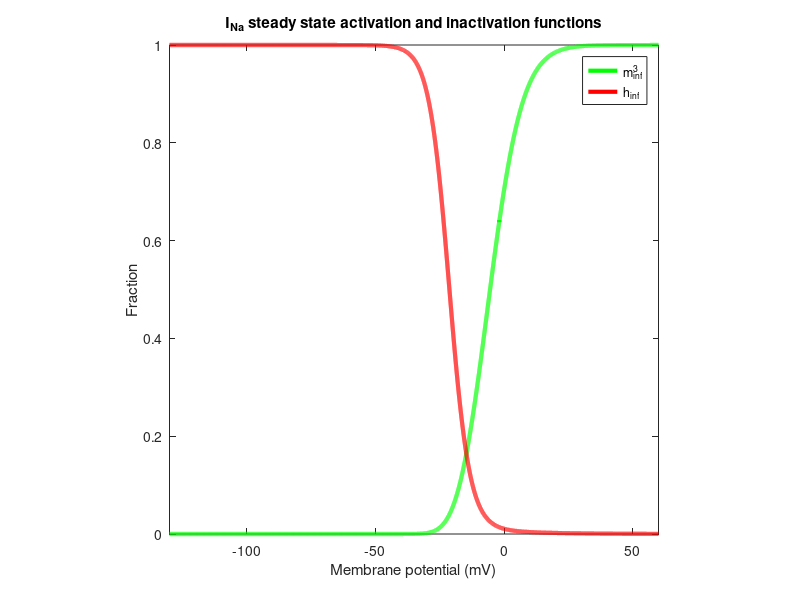
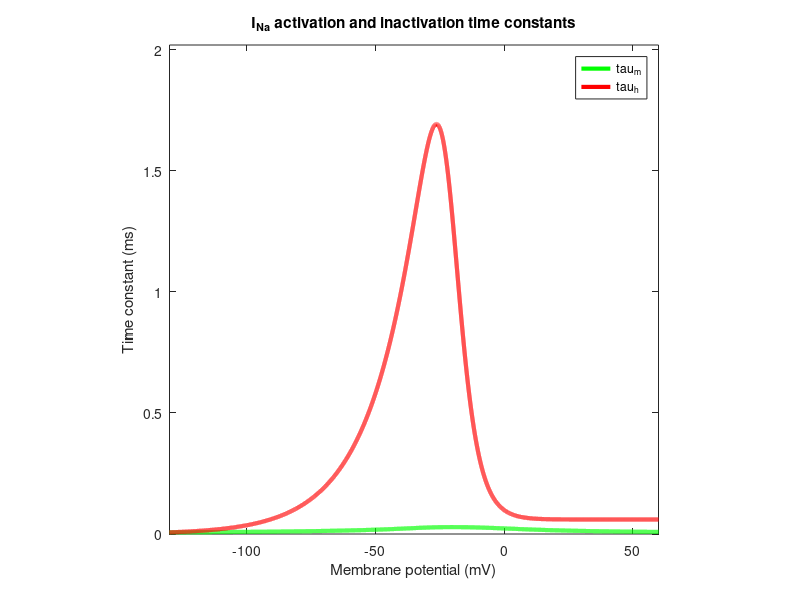
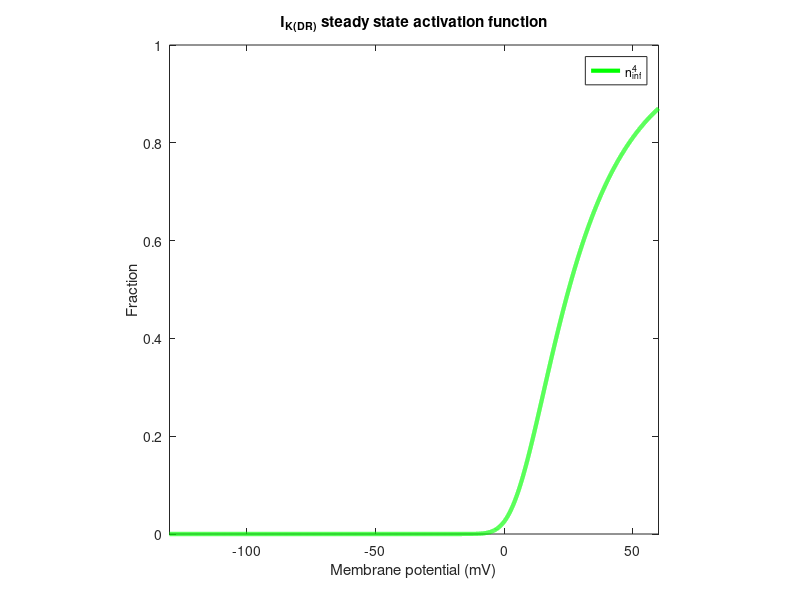
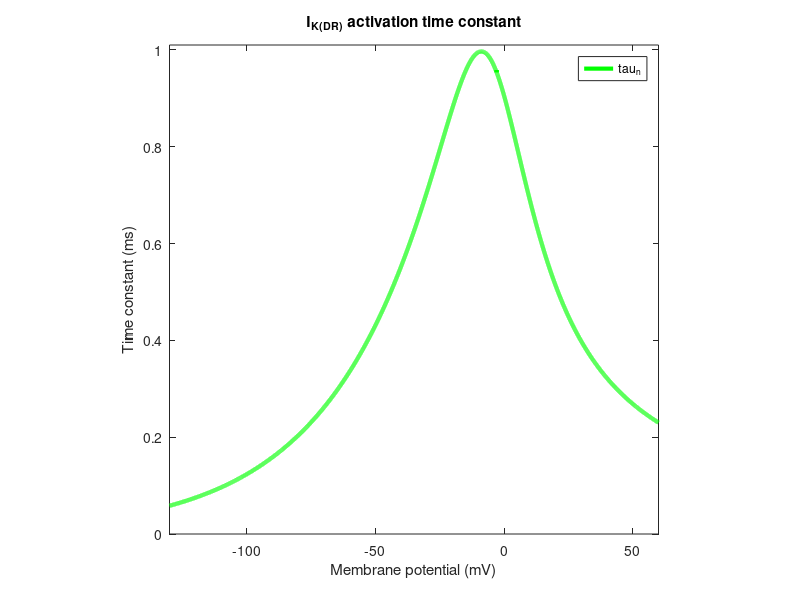

Write MATLAB code to recreate these figures, in order.
% TC membrane current simulation parameters
function parameters_TC_old

close all
clear all
clc

Vm = -130:0.01:60;
celsius = 37;
xRange = [-130 60];





% INa (HH mechanism):
titleString = 'I_{Na} steady state activation and inactivation functions';
mString1 = 'm_{inf}^3';
mString2 = '';
hString1 = 'h_{inf}';
hString2 = '';
vTraub = Vm + 42;
alpha_m = 0.32 * (13.1 - vTraub)./(exp((13.1 - vTraub)./4) - 1);
beta_m = 0.28 * (vTraub - 40.1)./(exp((vTraub - 40.1)./5) - 1);
m_inf1 = (alpha_m ./ (alpha_m + beta_m)).^3;
m_inf2 = 0;
alpha_h = 0.128 * (exp((13.1 - vTraub)./18));
beta_h = 4 ./ (1 + exp((40 - vTraub) ./ 5));
h_inf1 = alpha_h ./ (alpha_h + beta_h);
h_inf2 = 0;
sStatePlot(titleString, mString1, mString2, hString1, hString2, m_inf1,...
    m_inf2, h_inf1, h_inf2, Vm, xRange);

phi = 3.0 ^ ((celsius-24)/10);
titleString = 'I_{Na} activation and inactivation time constants';
taumString1 = 'tau_m';
taumString2 = '';
tauhString1 = 'tau_h';
tauhString2 = '';
tau_m1 = 1 ./ (alpha_m + beta_m) ./ phi;
tau_m2 = 0;
tau_h1 = 1 ./ (alpha_h + beta_h) ./ phi;
tau_h2 = 0;
tauPlot(titleString, taumString1, taumString2, tauhString1, tauhString2,...
    tau_m1, tau_m2, tau_h1, tau_h2, Vm, xRange);





% IK (HH mechanism):
titleString = 'I_{K(DR)} steady state activation function';
mString1 = 'n_{inf}^4';
mString2 = '';
hString1 = '';
hString2 = '';
vTraub = Vm + 38;
alpha = 0.016 * (35.1 - vTraub)./(exp((35.1 - vTraub)./5) - 1);
beta = 0.25 * exp((20 - vTraub)./40);
m_inf1 = (alpha ./ (alpha + beta)).^4;
m_inf2 = 0;
h_inf1 = 0;
h_inf2 = 0;
sStatePlot(titleString, mString1, mString2, hString1, hString2, m_inf1,...
    m_inf2, h_inf1, h_inf2, Vm, xRange);

phi = 3.0 ^ ((celsius-24)/10);
titleString = 'I_{K(DR)} activation time constant';
taumString1 = 'tau_n';
taumString2 = '';
tauhString1 = '';
tauhString2 = '';
tau_m1 = 1 ./ (alpha + beta) ./ phi;
tau_m2 = 0;
tau_h1 = 0;
tau_h2 = 0;
tauPlot(titleString, taumString1, taumString2, tauhString1, tauhString2,...
    tau_m1, tau_m2, tau_h1, tau_h2, Vm, xRange);




% IT:
titleString = 'I_T steady state activation and inactivation functions';
mString1 = 'm_{inf}^2';
mString2 = '';
hString1 = 'h_{inf}';
hString2 = '';
m_inf1 = (1 ./ (1 + exp(-(Vm+57)/6.2))).^2;
m_inf2 = 0;
h_inf1 = 1 ./ (1 + exp((Vm+81)/4));
h_inf2 = 0;
sStatePlot(titleString, mString1, mString2, hString1, hString2, m_inf1,...
    m_inf2, h_inf1, h_inf2, Vm, xRange);

phi = 3.0 ^ ((celsius-24)/10);
titleString = 'I_T activation and inactivation time constants';
taumString1 = 'tau_m';
taumString2 = '';
tauhString1 = 'tau_h';
tauhString2 = '';
tau_m1 = ( 0.612 + 1.0 ./ ( exp(-(Vm+132)/16.7) + exp((Vm+16.8)/18.2) ) ) / phi;
tau_m2 = 0;
tau_h1 = zeros(1,length(Vm));
for i = 1:length(Vm)
    if Vm(i) < -80
		tau_h1(i) = exp((Vm(i)+467)/66.6) / phi;
    else
		tau_h1(i) = ( 28 + exp(-(Vm(i)+22)/10.5) ) / phi;
    end
end
tau_h2 = 0;
tauPlot(titleString, taumString1, taumString2, tauhString1, tauhString2,...
    tau_m1, tau_m2, tau_h1, tau_h2, Vm, xRange);





% IT2:
titleString = 'I_{T(Crunelli)} steady state activation and inactivation functions';
mString1 = 'm_{inf}^3';
mString2 = '';
hString1 = 'h_{inf}';
hString2 = '';
m_inf1 = (1 ./ (1 + exp(-(Vm+63)/7.8))).^3;
m_inf2 = 0;
h_inf1 = 1 ./ (1 + exp((Vm+83.5)/6.3));
h_inf2 = 0;
sStatePlot(titleString, mString1, mString2, hString1, hString2, m_inf1,...
    m_inf2, h_inf1, h_inf2, Vm, xRange);

phi = 3.0 ^ ((celsius-35)/10);
titleString = 'I_{T(Crunelli)} activation and inactivation time constants';
taumString1 = 'tau_m';
taumString2 = '';
tauhString1 = 'tau_h';
tauhString2 = '';
tau_m1 = (2.44 + 0.02506 * exp(-0.0984 * Vm)) ./ phi;
tau_m2 = 0;
tau_h1 = (7.66 + 0.02868 * exp(-0.1054 * Vm)) ./ phi;
tau_h2 = 0;
tauPlot(titleString, taumString1, taumString2, tauhString1, tauhString2,...
    tau_m1, tau_m2, tau_h1, tau_h2, Vm, xRange);





% Ih:
titleString = 'I_h steady state activation function';
mString1 = 'm_{inf}';
mString2 = '';
hString1 = '';
hString2 = '';
shift = -18;
m_inf1 = 1 ./ (1 + exp((Vm-shift+93)./5.5));
m_inf2 = 0;
h_inf1 = 0;
h_inf2 = 0;
sStatePlot(titleString, mString1, mString2, hString1, hString2, m_inf1,...
    m_inf2, h_inf1, h_inf2, Vm, xRange);

phi = 3.0 ^ ((celsius-24)/10);
titleString = 'I_h activation time constant';
taumString1 = 'tau_m';
taumString2 = '';
tauhString1 = '';
tauhString2 = '';
tau_m1 = (20 + 1000 ./ (exp((Vm+71.5-shift)./14.2) + exp(-(Vm+89-shift)./11.6))) ./ phi;
tau_m2 = 0;
tau_h1 = 0;
tau_h2 = 0;
tauPlot(titleString, taumString1, taumString2, tauhString1, tauhString2,...
    tau_m1, tau_m2, tau_h1, tau_h2, Vm, xRange);





% INa(P):
titleString = 'I_{Na(P)} steady state activation function';
mString1 = 'm_{inf}';
mString2 = '';
hString1 = '';
hString2 = '';
m_inf1 = 1 ./ (1 + exp(-(Vm + 53.87) ./ 8.57));
m_inf2 = 0;
h_inf1 = 0;
h_inf2 = 0;
sStatePlot(titleString, mString1, mString2, hString1, hString2, m_inf1,...
    m_inf2, h_inf1, h_inf2, Vm, xRange);

phi = 3.0 ^ ((celsius-24)/10);
titleString = 'I_{Na(P)} activation time constant';
taumString1 = 'tau_m';
taumString2 = '';
tauhString1 = '';
tauhString2 = '';
alpha = 0.32 * (-66.58 - Vm)./(exp((-66.58 - Vm)./4)-1);
beta  = 0.28 * (39.58 + Vm)./(exp((39.58 + Vm)./5)-1);
tau_m1 = (1 ./ (alpha + beta)) ./ phi;
tau_m2 = 0;
tau_h1 = 0;
tau_h2 = 0;
tauPlot(titleString, taumString1, taumString2, tauhString1, tauhString2,...
    tau_m1, tau_m2, tau_h1, tau_h2, Vm, xRange);





function [f] = sStatePlot(titleString, mString1, mString2, hString1, hString2, m_inf1, m_inf2, h_inf1, h_inf2, Vm, xRange)
f = figure('Units', 'normalized', 'Position', [0,.01, .48, .89]);
set(f, 'Color', 'w');
set(f, 'Name', titleString);
hold on
plot(Vm, m_inf1, 'g', 'LineWidth', 3)
if h_inf1(1)
    plot(Vm, h_inf1, 'r', 'LineWidth', 3)
end
if m_inf2(1)
    plot(Vm, m_inf2, 'g', 'LineWidth', 3)
end
if h_inf2(1)
    plot(Vm, h_inf2, 'r', 'LineWidth', 3)
end
hold off
xlim(xRange);
ylim([0 1]);
ax = gca;
set(gca, 'box', 'on');
set(ax, 'PlotBoxAspectRatio', [1 1 1]);
set(ax, 'Color', 'none');
title(titleString);
xlabel('Membrane potential (mV)');
ylabel('Fraction');
if h_inf1(1) && ~m_inf2(1) && ~h_inf2(1)
    legend(mString1, hString1)
elseif ~h_inf1(1) && ~m_inf2(1) && ~h_inf2(1)
    legend(mString1)
elseif h_inf1(1) && m_inf2(1) && h_inf2(1)
    legend(mString1, hString1, mString2, hString2)
elseif h_inf1(1) && m_inf2(1) && ~h_inf2(1)
    legend(mString1, hString1, mString2)
end

function [f] = tauPlot(titleString, mString1, mString2, hString1, hString2, m_inf1, m_inf2, h_inf1, h_inf2, Vm, xRange)
f = figure('Units', 'normalized', 'Position', [0,.01, .48, .89]);
set(f, 'Color', 'w');
set(f, 'Name', titleString);
hold on
plot(Vm, m_inf1, 'g', 'LineWidth', 3)
if h_inf1(1)
    plot(Vm, h_inf1, 'r', 'LineWidth', 3)
end
if m_inf2(1)
    plot(Vm, m_inf2, 'g', 'LineWidth', 3)
end
if h_inf2(1)
    plot(Vm, h_inf2, 'r', 'LineWidth', 3)
end
hold off
xlim(xRange);
ax = gca;
set(gca, 'box', 'on');
set(ax, 'PlotBoxAspectRatio', [1 1 1]);
set(ax, 'Color', 'none');
yRange = get(ax, 'YLim');
ylim([yRange(1) yRange(2)+(yRange(2)-yRange(1))*0.01]);
title(titleString);
xlabel('Membrane potential (mV)');
ylabel('Time constant (ms)');
if h_inf1(1) && ~m_inf2(1) && ~h_inf2(1)
    legend(mString1, hString1)
elseif ~h_inf1(1) && ~m_inf2(1) && ~h_inf2(1)
    legend(mString1)
elseif h_inf1(1) && m_inf2(1) && h_inf2(1)
    legend(mString1, hString1, mString2, hString2)
elseif h_inf1(1) && m_inf2(1) && ~h_inf2(1)
    legend(mString1, hString1, mString2)
end
